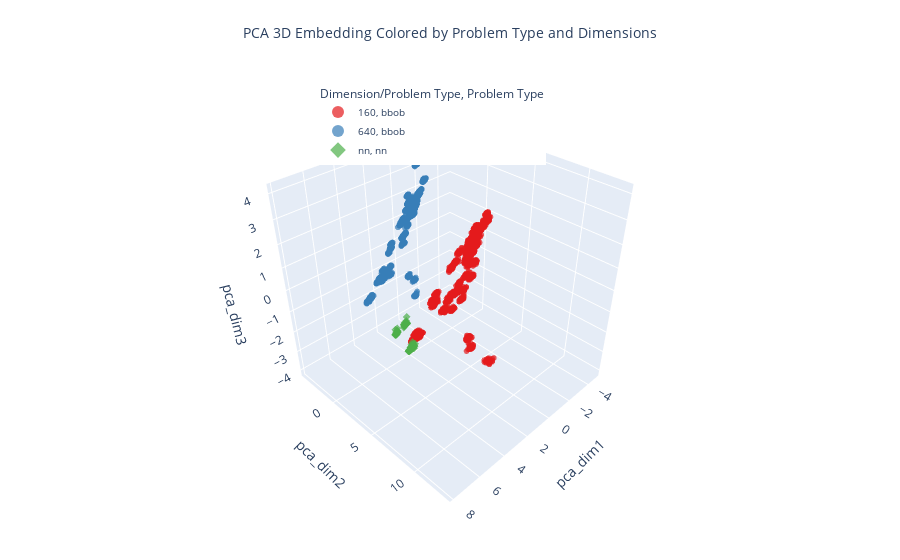

Notebook cell for this chart:
### Code cell
plot_by_dimensions('pca', dims=[160, 640])

### Figure 1 — Plotly figure (JSON) as saved in the notebook; plotly's stock layout.template omitted (floating-point values rounded to 4 significant figures; data arrays with more than 128 entries replaced by an {"elided": "..."} marker saying what was removed)
{"data": [{"hovertemplate": "Dimension/Problem Type=160<br>Problem Type=bbob<br>pca_dim1=%{x}<br>pca_dim2=%{y}<br>pca_dim3=%{z}<extra></extra>", "legendgroup": "160, bbob", "marker": {"color": "rgb(228,26,28)", "opacity": 0.7, "size": 2, "symbol": "circle"}, "mode": "markers", "name": "160, bbob", "scene": "scene", "showlegend": true, "type": "scatter3d", "x": {"elided": "2160 float values"}, "y": {"elided": "2160 float values"}, "z": {"elided": "2160 float values"}}, {"hovertemplate": "Dimension/Problem Type=640<br>Problem Type=bbob<br>pca_dim1=%{x}<br>pca_dim2=%{y}<br>pca_dim3=%{z}<extra></extra>", "legendgroup": "640, bbob", "marker": {"color": "rgb(55,126,184)", "opacity": 0.7, "size": 2, "symbol": "circle"}, "mode": "markers", "name": "640, bbob", "scene": "scene", "showlegend": true, "type": "scatter3d", "x": {"elided": "2160 float values"}, "y": {"elided": "2160 float values"}, "z": {"elided": "2160 float values"}}, {"hovertemplate": "Dimension/Problem Type=nn<br>Problem Type=nn<br>pca_dim1=%{x}<br>pca_dim2=%{y}<br>pca_dim3=%{z}<extra></extra>", "legendgroup": "nn, nn", "marker": {"color": "rgb(77,175,74)", "opacity": 0.7, "size": 2, "symbol": "diamond"}, "mode": "markers", "name": "nn, nn", "scene": "scene", "showlegend": true, "type": "scatter3d", "x": {"elided": "150 float values"}, "y": {"elided": "150 float values"}, "z": {"elided": "150 float values"}}], "layout": {"legend": {"font": {"size": 10}, "itemsizing": "constant", "title": {"text": "Dimension/Problem Type, Problem Type"}, "tracegroupgap": 0, "x": 0.35, "xanchor": "left", "y": 0.9, "yanchor": "top"}, "margin": {"b": 10, "l": 10, "r": 10, "t": 30}, "scene": {"aspectmode": "manual", "aspectratio": {"x": 0.8, "y": 0.8, "z": 0.8}, "domain": {"x": [0, 1], "y": [0, 1]}, "xaxis": {"title": {"text": "pca_dim1"}}, "yaxis": {"title": {"text": "pca_dim2"}}, "zaxis": {"title": {"text": "pca_dim3"}}}, "title": {"font": {"size": 14}, "text": "PCA 3D Embedding Colored by Problem Type and Dimensions", "x": 0.5, "y": 0.95}}}
